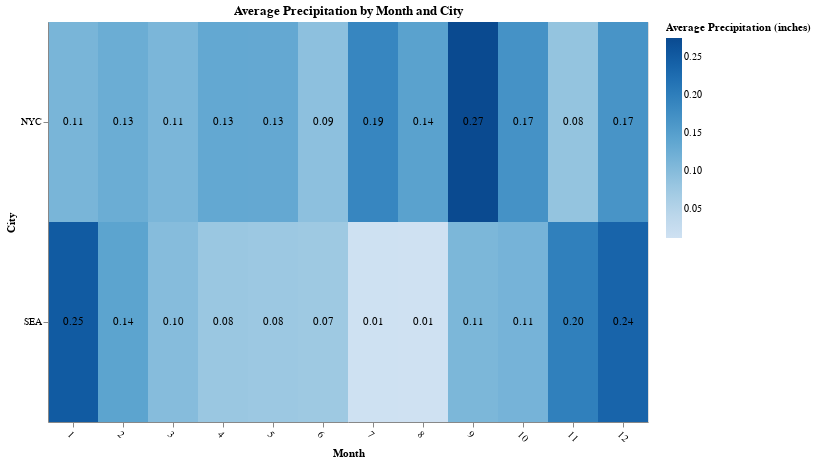

This figure's notebook cell:
### Markdown cell above
The code below creates a heatmap in altair that compares the amount of precipitation per month between New York and Seattle.

### Code cell
df_avg_precipitation = df_rainfall.groupby(['city', 'month']).agg({'precipitation': 'mean'}).reset_index()

heatmap = alt.Chart(df_avg_precipitation).mark_rect().encode(
    alt.X('month:O', title='Month', axis=alt.Axis(labelAngle=45)),
    alt.Y('city:N', title='City'),
    alt.Color('precipitation:Q', title='Average Precipitation (inches)', scale=alt.Scale(scheme='blues'))
).properties(
    width=600,
    height=400,
    title='Average Precipitation by Month and City'
)

text = heatmap.mark_text(baseline='middle').encode(
    text=alt.Text('precipitation:Q', format='.2f'),
    color=alt.value('black')
)

heatmaptext = heatmap + text

heatmaptext

### Figure 1 — Vega-Lite specification as saved in the notebook (floating-point values rounded to 4 significant figures)
{"config": {"view": {"continuousWidth": 400, "continuousHeight": 300}}, "layer": [{"mark": "rect", "encoding": {"color": {"field": "precipitation", "scale": {"scheme": "blues"}, "title": "Average Precipitation (inches)", "type": "quantitative"}, "x": {"axis": {"labelAngle": 45}, "field": "month", "title": "Month", "type": "ordinal"}, "y": {"field": "city", "title": "City", "type": "nominal"}}, "height": 400, "title": "Average Precipitation by Month and City", "width": 600}, {"mark": {"type": "text", "baseline": "middle"}, "encoding": {"color": {"value": "black"}, "text": {"field": "precipitation", "format": ".2f", "type": "quantitative"}, "x": {"axis": {"labelAngle": 45}, "field": "month", "title": "Month", "type": "ordinal"}, "y": {"field": "city", "title": "City", "type": "nominal"}}, "height": 400, "title": "Average Precipitation by Month and City", "width": 600}], "data": {"name": "data-d7ea2f1dfed8f659120ed419a2af4ddd"}, "$schema": "https://vega.github.io/schema/vega-lite/v4.17.0.json", "datasets": {"data-d7ea2f1dfed8f659120ed419a2af4ddd": [{"city": "NYC", "month": 1, "precipitation": 0.1115}, {"city": "NYC", "month": 2, "precipitation": 0.1259}, {"city": "NYC", "month": 3, "precipitation": 0.1098}, {"city": "NYC", "month": 4, "precipitation": 0.1341}, {"city": "NYC", "month": 5, "precipitation": 0.1338}, {"city": "NYC", "month": 6, "precipitation": 0.09183}, {"city": "NYC", "month": 7, "precipitation": 0.1875}, {"city": "NYC", "month": 8, "precipitation": 0.1446}, {"city": "NYC", "month": 9, "precipitation": 0.2745}, {"city": "NYC", "month": 10, "precipitation": 0.1689}, {"city": "NYC", "month": 11, "precipitation": 0.08479}, {"city": "NYC", "month": 12, "precipitation": 0.1658}, {"city": "SEA", "month": 1, "precipitation": 0.2503}, {"city": "SEA", "month": 2, "precipitation": 0.142}, {"city": "SEA", "month": 3, "precipitation": 0.09897}, {"city": "SEA", "month": 4, "precipitation": 0.07833}, {"city": "SEA", "month": 5, "precipitation": 0.07658}, {"city": "SEA", "month": 6, "precipitation": 0.07437}, {"city": "SEA", "month": 7, "precipitation": 0.01233}, {"city": "SEA", "month": 8, "precipitation": 0.01127}, {"city": "SEA", "month": 9, "precipitation": 0.1086}, {"city": "SEA", "month": 10, "precipitation": 0.1143}, {"city": "SEA", "month": 11, "precipitation": 0.197}, {"city": "SEA", "month": 12, "precipitation": 0.2377}]}}
